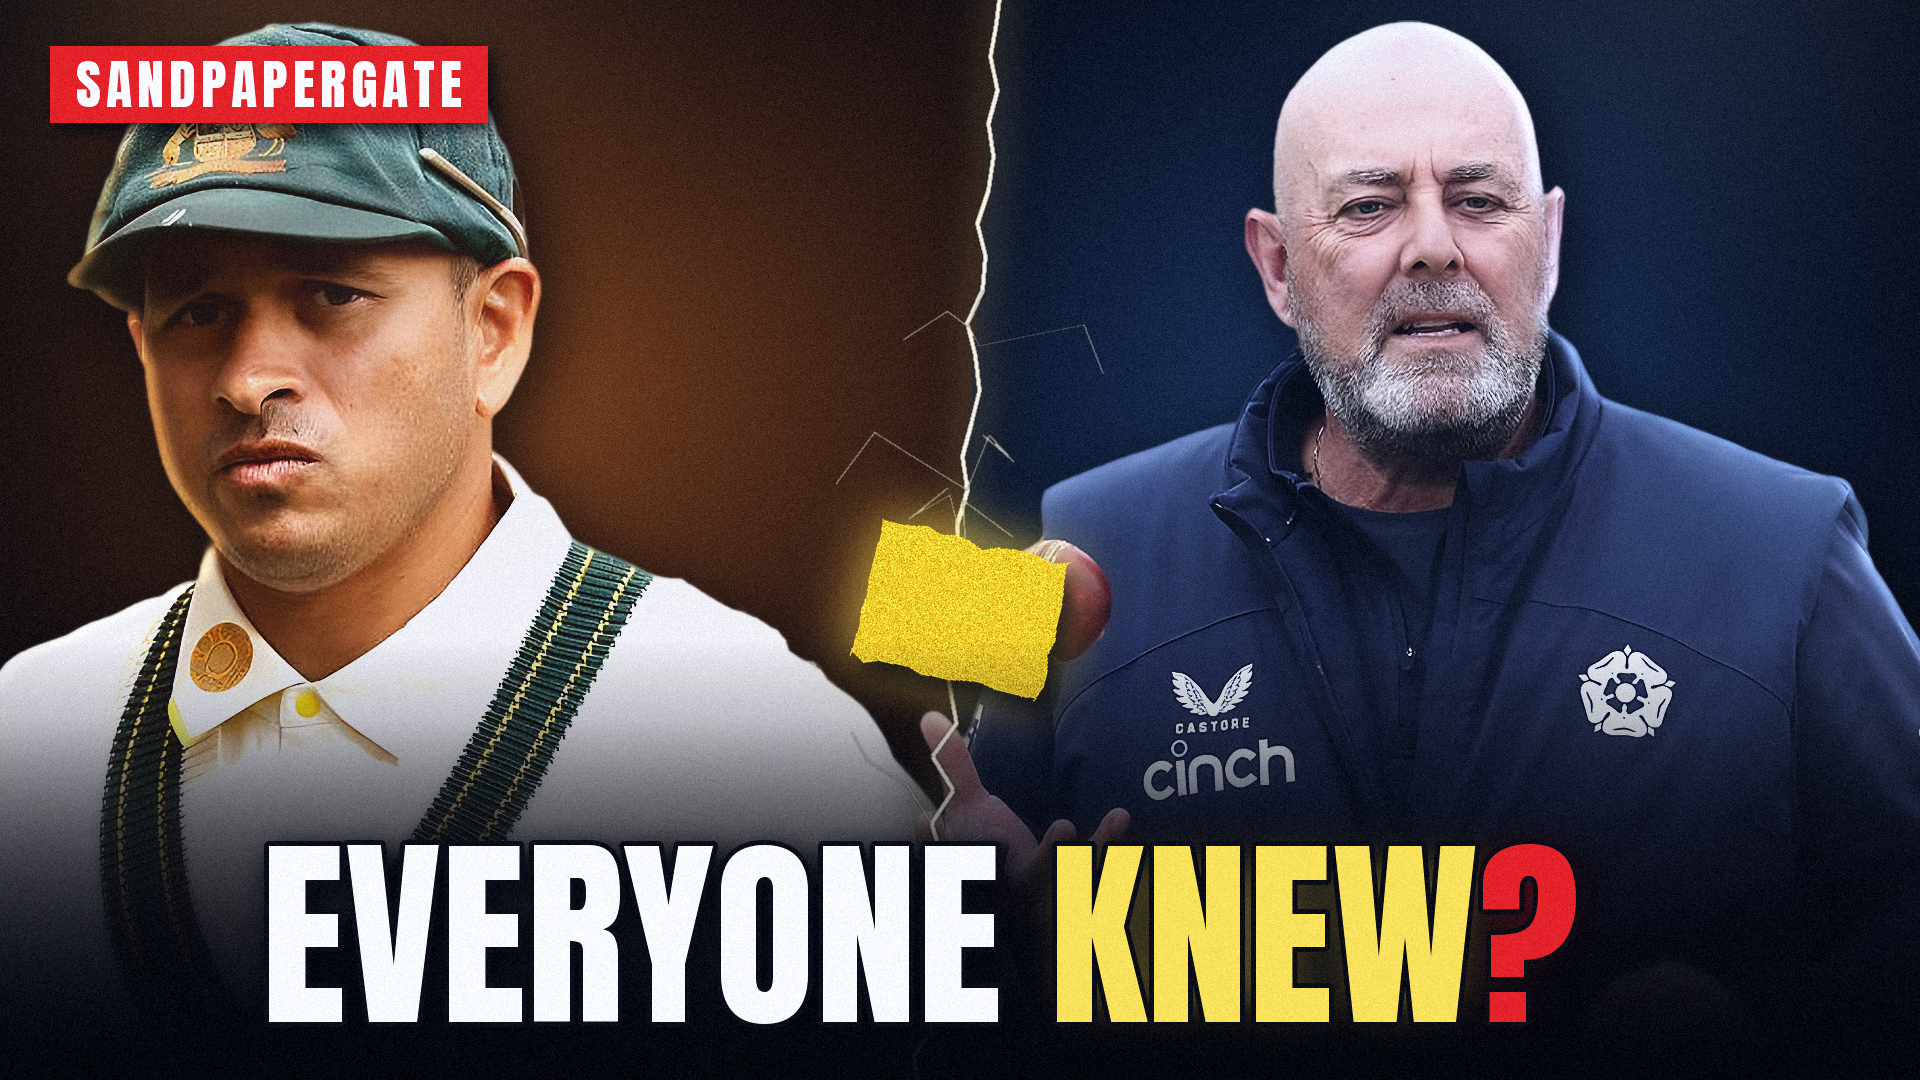

Generate this figure with Python:
#!/usr/bin/env python3
"""YouTube thumbnail: "EVERYONE KNEW?" (Sandpaper -> Sabr long-form).

Split like the Dhoni 2007 = 2011? thumbnail: Khawaja (warm light) left, Lehmann (cold light) right, a glowing
crack down the middle with a small tilted yellow sandpaper piece on it, red SANDPAPERGATE tag top-left and
EVERYONE KNEW? bottom-centre (kept clear of the duration badge, bottom-right).
Faces come from Real-ESRGAN 4x upscales of frames in the reference reel.

    python3 thumb_everyone_knew.py  ->  thumb_everyone_knew.png / .jpg (1920x1080), _1280.jpg, _small.png
"""
import os
import sys

import numpy as np
from PIL import Image, ImageDraw, ImageFilter, ImageFont

HERE = os.path.dirname(os.path.abspath(__file__))
ROOT = os.path.dirname(os.path.dirname(HERE))
sys.path.insert(0, os.path.join(ROOT, "doc_video", "thumb"))
sys.path.insert(0, os.path.join(ROOT, "dhoni_2007_2011"))
import thumb_wc2003 as tw  # noqa: E402
import thumb_dhoni as dh  # noqa: E402
from thumb_wc2003 import ANTON, H, W, arr, fade_bottom, img, place, radial, regrade  # noqa: E402

Y, RED, WHITE = (255, 222, 89), (226, 38, 38), (255, 255, 255)
rng = np.random.default_rng(2018)
dh.TOP_X, dh.BOT_X = 1000, 920   # split line, nearly vertical


def background():
    yy, xx = np.mgrid[0:H, 0:W].astype(np.float32)
    left = np.zeros((H, W, 3), np.float32) + np.array([18, 10, 6], np.float32)
    left += radial(480, 380, 900, 760, 1.6)[..., None] * np.array([230, 130, 40], np.float32) * 0.55
    left += radial(200, -60, 600, 420, 1.6)[..., None] * np.array([255, 190, 110], np.float32) * 0.35
    right = np.zeros((H, W, 3), np.float32) + np.array([6, 10, 18], np.float32)
    right += radial(1460, 380, 900, 760, 1.6)[..., None] * np.array([60, 110, 170], np.float32) * 0.6
    right += radial(1760, -60, 600, 420, 1.6)[..., None] * np.array([170, 200, 235], np.float32) * 0.3
    m = dh.split_mask()[..., None]
    a = left * (1 - m) + right * m
    a += rng.normal(0, 3.5, (H, W, 1)).astype(np.float32)
    v = 1 - 0.65 * np.clip(((xx - W / 2) / (W * 0.62)) ** 2 + ((yy - H * 0.42) / (H * 0.8)) ** 2, 0, 1)
    return img(a * v[..., None]).convert("RGBA")


def sandpaper(w=190, h=140, angle=-14):
    """A torn, gritty yellow sandpaper scrap."""
    m = Image.new("L", (w + 40, h + 40), 0)
    d = ImageDraw.Draw(m)
    pts = []
    for x in np.linspace(20, w + 20, 14):
        pts.append((x, 20 + rng.normal(0, 3)))
    for y in np.linspace(20, h + 20, 10):
        pts.append((w + 20 + rng.normal(0, 6), y))   # torn right edge
    for x in np.linspace(w + 20, 20, 14):
        pts.append((x, h + 20 + rng.normal(0, 3)))
    for y in np.linspace(h + 20, 20, 10):
        pts.append((20 + rng.normal(0, 1.5), y))
    d.polygon(pts, fill=255)
    a = np.zeros((h + 40, w + 40, 3), np.float32) + np.array([248, 205, 40], np.float32)
    grit = rng.normal(0, 1, (h + 40, w + 40)).astype(np.float32)
    a += grit[..., None] * 26
    a *= (0.88 + 0.12 * np.linspace(1, 0.8, h + 40))[:, None, None]
    paper = img(a).convert("RGBA")
    paper.putalpha(m)
    paper = paper.rotate(angle, expand=True, resample=Image.BICUBIC)
    pad = 80
    out = Image.new("RGBA", (paper.width + 2 * pad, paper.height + 2 * pad), (0, 0, 0, 0))
    ga = Image.new("L", out.size, 0)
    ga.paste(paper.getchannel("A"), (pad, pad))
    glow = Image.new("RGBA", out.size, Y + (0,))
    glow.putalpha(ga.filter(ImageFilter.MaxFilter(9)).filter(ImageFilter.GaussianBlur(28)).point(lambda v: int(v * 0.8)))
    out.alpha_composite(glow)
    sh = Image.new("RGBA", paper.size, (0, 0, 0, 0))
    sh.putalpha(paper.getchannel("A").filter(ImageFilter.GaussianBlur(10)).point(lambda v: int(v * 0.7)))
    out.alpha_composite(sh, (pad + 10, pad + 16))
    out.alpha_composite(paper, (pad, pad))
    return out


def tag(base, txt, x, y):
    f = ImageFont.truetype(ANTON, 54)
    track = 5
    w = sum(f.getlength(c) for c in txt) + track * (len(txt) - 1)
    l, t, r, b = f.getbbox(txt)
    box = (x, y, int(x + w + 52), y + (b - t) + 30)
    sh = Image.new("RGBA", base.size, (0, 0, 0, 0))
    ImageDraw.Draw(sh).rectangle((box[0] + 6, box[1] + 8, box[2] + 6, box[3] + 8), fill=(0, 0, 0, 190))
    base.alpha_composite(sh.filter(ImageFilter.GaussianBlur(8)))
    d = ImageDraw.Draw(base)
    d.rectangle(box, fill=RED + (255,))
    xx = x + 26 - l
    for c in txt:
        d.text((xx, y + 15 - t), c, font=f, fill=WHITE)
        xx += f.getlength(c) + track


def headline(base, top=845, size=205):
    tw.floor(base, 640)
    f = ImageFont.truetype(ANTON, size)
    parts = [("EVERYONE ", WHITE), ("KNEW", Y), ("?", RED)]
    widths = [f.getlength(t) for t, _ in parts]
    x0 = (W - sum(widths)) / 2 - 40           # nudged left: duration badge sits bottom-right
    l, t, r, b = f.getbbox("EVERYONE")
    sh = Image.new("RGBA", base.size, (0, 0, 0, 0))
    glow = Image.new("RGBA", base.size, (0, 0, 0, 0))
    x = x0
    for (txt, col), w in zip(parts, widths):
        ImageDraw.Draw(sh).text((x + 8, top - t + 12), txt, font=f, fill=(0, 0, 0, 235), stroke_width=8,
                                stroke_fill=(0, 0, 0, 235))
        if col != WHITE:
            ImageDraw.Draw(glow).text((x, top - t), txt, font=f, fill=col + (160,))
        x += w
    base.alpha_composite(sh.filter(ImageFilter.GaussianBlur(14)))
    base.alpha_composite(glow.filter(ImageFilter.GaussianBlur(24)))
    d = ImageDraw.Draw(base)
    x = x0
    for (txt, col), w in zip(parts, widths):
        d.text((x, top - t), txt, font=f, fill=col, stroke_width=5, stroke_fill=(10, 10, 14))
        x += w
    return x0, x


def main():
    base = background()

    # LEFT - Khawaja, serious, to camera; warm key
    k = Image.open(os.path.join(HERE, "cut_khawaja.png")).convert("RGBA")
    k = k.resize((int(k.width * 1080 / k.height), 1080), Image.LANCZOS)
    k = regrade(k, color=1.05, contrast=1.12, bright=1.06, sharpen=(1.0, 60, 1))
    k = tw.directional_light(k, "left", (255, 190, 110), 0.55)
    k = fade_bottom(k, 700, 1060)
    kx, ky = 430 - k.width // 2, 20
    place(base, k, kx, ky, wrap=0.4, rim_color=(255, 190, 110), rim_side=-1, rim_k=0.5, shadow=0.7)
    base = dh.face_light(base, k, kx, ky, (430, 330), 220, 0.1)

    # RIGHT - Lehmann, arms crossed, sunglasses; cold key
    lm = Image.open(os.path.join(HERE, "cut_lehmann.png")).convert("RGBA")
    lm = lm.resize((int(lm.width * 1150 / lm.height), 1150), Image.LANCZOS)
    lm = regrade(lm, color=0.85, contrast=1.12, bright=1.0, sharpen=(1.0, 60, 1), tint=(150, 180, 220), tint_k=0.12)
    lm = tw.directional_light(lm, "right", (170, 200, 240), 0.5)
    lm = fade_bottom(lm, 700, 1080)
    lx, ly = 1470 - lm.width // 2, 20
    place(base, lm, lx, ly, wrap=0.4, rim_color=(160, 200, 255), rim_side=1, rim_k=0.5, shadow=0.7)

    dh.crack(base)
    sp = sandpaper()
    base.alpha_composite(sp, (960 - sp.width // 2, 610 - sp.height // 2))
    tag(base, "SANDPAPERGATE", 50, 46)
    headline(base)
    tw.HERE = HERE
    tw.finish(base, "thumb_everyone_knew")
    Image.open(os.path.join(HERE, "thumb_everyone_knew.png")).resize((1280, 720), Image.LANCZOS).save(
        os.path.join(HERE, "thumb_everyone_knew_1280.jpg"), quality=94)
    Image.open(os.path.join(HERE, "thumb_everyone_knew.png")).resize((160, 90), Image.LANCZOS).save(
        os.path.join(HERE, "thumb_everyone_knew_160.png"))


if __name__ == "__main__":
    main()
